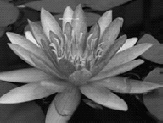
%> input picture C.大三上/数字图像处理/imgs/im1.tif (made grey), 163 x 123 px, given in place of room.tif, which was not available
$ octave d_edge_detection_LoG.m   (GNU Octave 9; MATLAB toolbox functions it lacks are replaced by stand-ins)
%> lines starting %> are read from the running program, lines starting %| are printed output that depends on the picture; in (x1, y1, x2, y2) boxes, pixels count from 0 and x2, y2 are one past the last pixel; in counts of white or black regions, pixels touching at a corner belong together; the program's own positions count from 1; pictures that were not available may be replaced by others from this repository, and a replacement may not be noted
% 读取并显示原始图像
f = imread('../imgs/room.tif');
%> f is the input picture: size 123x163 uint8; min 0, max 238, mean 90.1
f_gray = im2gray(f);  % 转换为灰度图

sigma = 1;
[edges, threshold] = edge(f_gray, 'log', [], sigma);
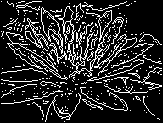
%> edges: size 123x163 logical; 16.3% white in thin lines or dots
%> threshold = 0.0195

figure;
imshow(edges);
title(['LoG 边缘检测结果（sigma = ', num2str(sigma), '）']);

hsize = 2 * ceil(3 * sigma) + 1; % 滤波器的尺寸：根据 sigma 动态设置
LoG_filter = fspecial('log', hsize, sigma); % 使用 fspecial 创建 LoG 滤波器
LoG_response = imfilter(double(f_gray), LoG_filter, 'replicate'); % 对灰度图像应用 LoG 滤波器
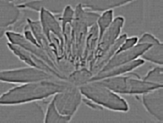
%> LoG_response: size 123x163 double; min -59.71, max 69.15, mean 0; drawn with min black and max white


% 绘制 LoG 滤波器响应的直方图以确定阈值
G_abs = abs(LoG_response);
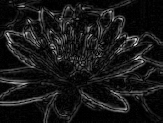
%> G_abs: size 123x163 double; min 0.000238, max 69.15, mean 6.6; drawn with min black and max white
figure;
histogram(G_abs(:), 256);
title('LoG 响应绝对值直方图');
xlabel('绝对值');
ylabel('像素数');
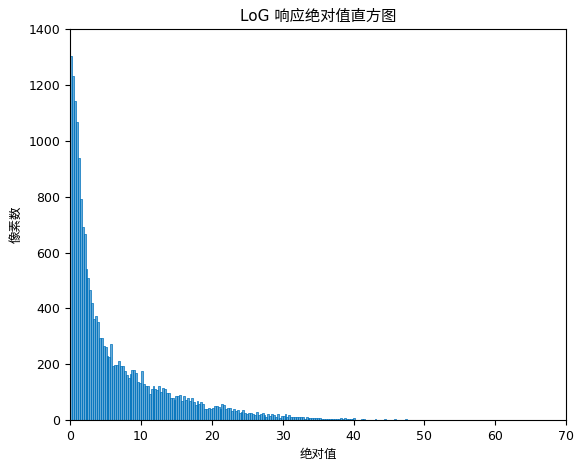
%> figure redrawn from the program's plot data; tallest bar 1305 high, from x = 0.000238 to 0.27

T = input('请输入二值化的阈值：');
%> the answer given: 3
BW = LoG_response > T;
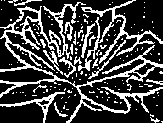
%> BW: size 123x163 logical; 25.7% white in thin lines or dots
BW_inverted = ~BW;
%> BW_inverted: size 123x163 logical; 74.3% white; black in thin lines or dots

figure;
imshow(BW_inverted);
title(['二值化结果（阈值 = ', num2str(T), '，sigma = ', num2str(sigma), '）']);

$ run again, on C.大三上/数字图像处理/imgs/im2.tif (made grey)
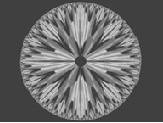
%> input picture C.大三上/数字图像处理/imgs/im2.tif (made grey), 163 x 123 px, given in place of room.tif, which was not available
%> f is the input picture: size 123x163 uint8; min 45, max 255, mean 104.7
%> `[edges, threshold] = edge(f_gray, 'log', [], sigma);`:
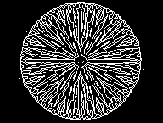
%> edges: size 123x163 logical; 20.6% white in thin lines or dots, all inside (x1, y1, x2, y2) = (19, 2, 144, 120)
%> threshold = 0.0266
%> `BW = LoG_response > T;`:
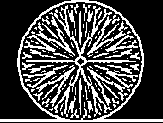
%> BW: size 123x163 logical; 27.4% white in thin lines or dots
%> BW_inverted: size 123x163 logical; 72.6% white; black in thin lines or dots

$ run again, on C.大三上/数字图像处理/imgs/medicine_pic.jpg
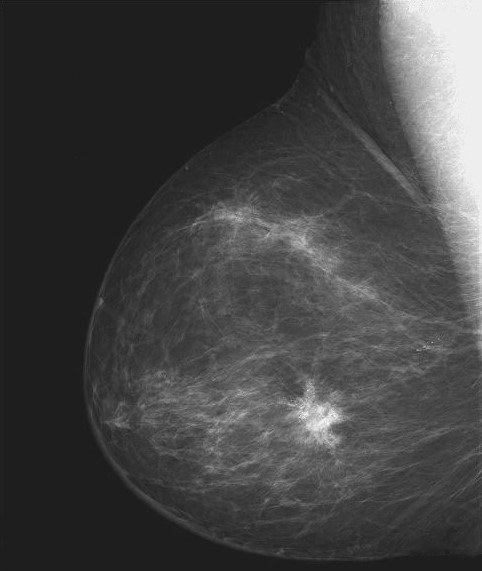
%> input picture C.大三上/数字图像处理/imgs/medicine_pic.jpg, 482 x 571 px, given in place of room.tif, which was not available
%> f is the input picture: size 571x482 uint8; min 24, max 254, mean 66.7
%> `[edges, threshold] = edge(f_gray, 'log', [], sigma);`:
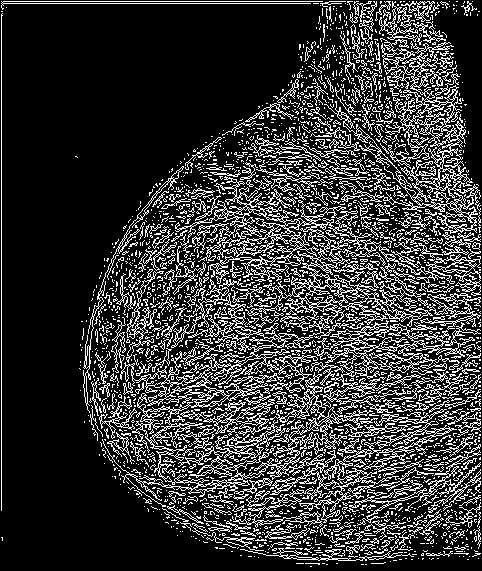
%> edges: size 571x482 logical; 21% white in thin lines or dots
%> threshold = 0.00439
%> `BW = LoG_response > T;`:
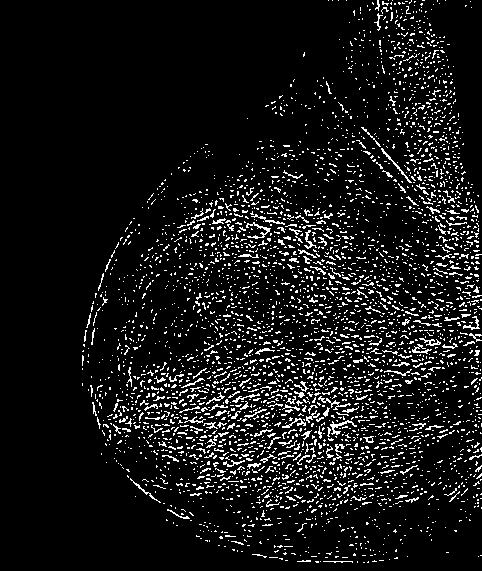
%> BW: size 571x482 logical; 8.5% white in thin lines or dots, all inside (x1, y1, x2, y2) = (82, 0, 482, 563)
